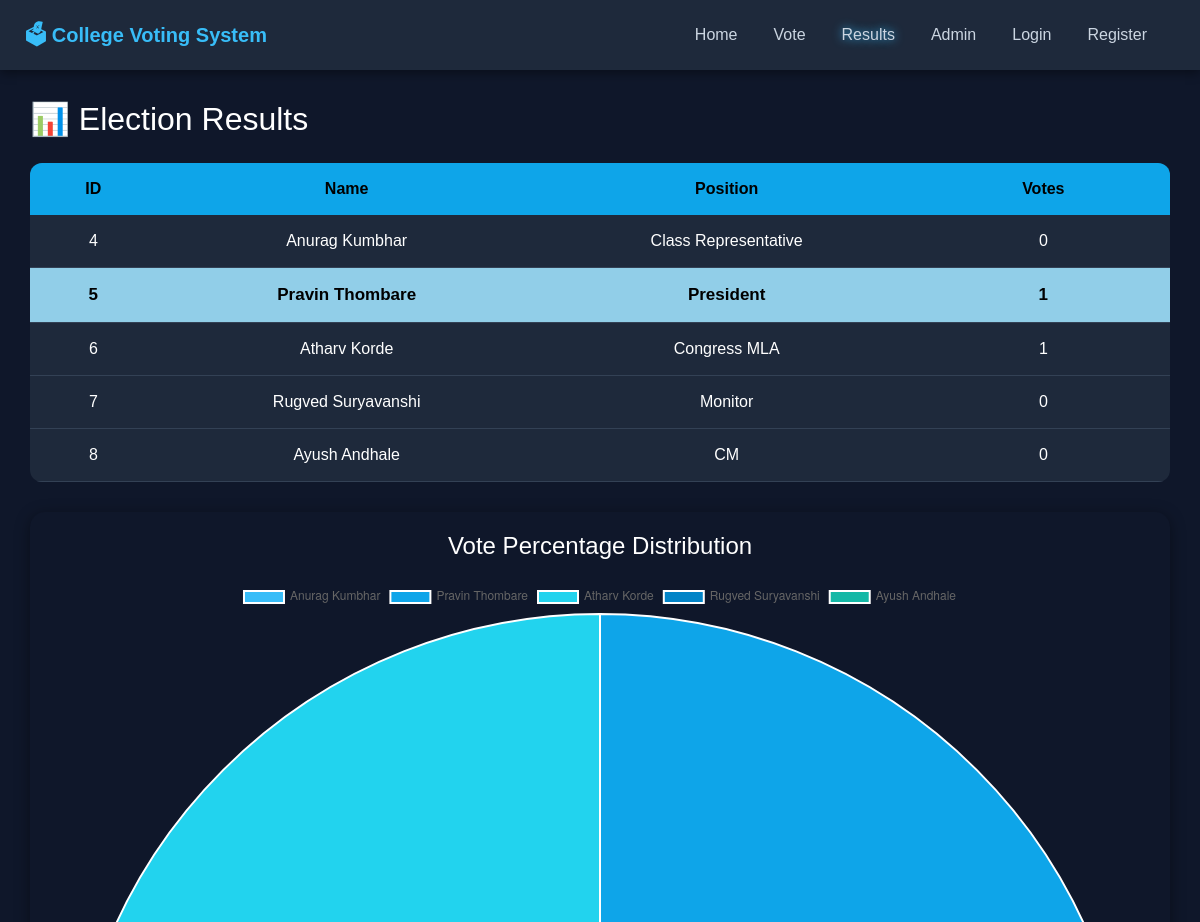
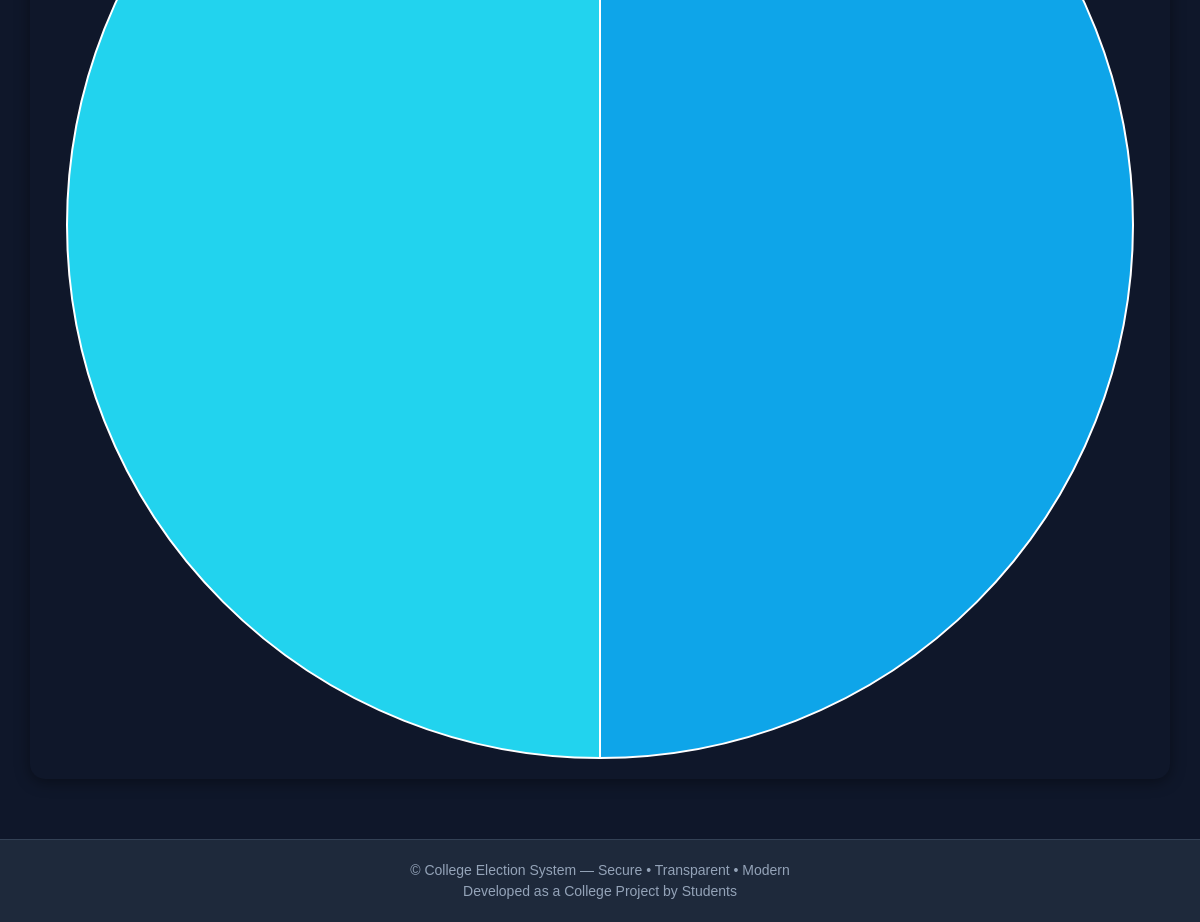
/results_page, run on the app's committed database (2 pictures, top to bottom).
### app.py (models this page shows)
class Candidate(db.Model):
    id = db.Column(db.Integer, primary_key=True)
    name = db.Column(db.String(100))
    position = db.Column(db.String(100))
    votes = db.Column(db.Integer, default=0)

### app.py (the view)
@app.route("/results_page")
def results_page():
    candidates = Candidate.query.all()
    return render_template("results.html", candidates=candidates)

### templates/results.html (shortened to what this page needs)
{% extends "base.html" %}
{% block content %}
<h2 style="animation: fadeIn 1s;">📊 Election Results</h2>
{% if candidates %}
{% set winner = candidates | sort(attribute='votes', reverse=True) | first %}
<table class="results-table">
    <thead>
        <tr>
            <th style="width:10%;">ID</th>
            <th style="width:30%;">Name</th>
            <th style="width:30%;">Position</th>
            <th style="width:20%;">Votes</th>
        </tr>
    </thead>
    <tbody>
        {% for c in candidates %}
        <tr class="{% if c.id == winner.id %}winner{% endif %}">
            <td>{{ c.id }}</td>
            <td>{{ c.name }}</td>
            <td>{{ c.position }}</td>
            <td>{{ c.votes }}</td>
        </tr>
        {% endfor %}
    </tbody>
</table>
<div class="chart-box">
    <h4 style="text-align:center; margin-bottom:20px;">Vote Percentage Distribution</h4>
    <canvas id="pieChart"></canvas>
</div>
{% else %}
<p>No results available.</p>
{% endif %}
<script>
const names = {{ candidates | map(attribute='name') | list | tojson }};
const votes = {{ candidates | map(attribute='votes') | list | tojson }};
new Chart(document.getElementById("pieChart"), {
    type: 'pie',
    data: {
        labels: names,
        datasets: [{
            data: votes,
            backgroundColor: [
                '#38bdf8', '#0ea5e9', '#22d3ee', '#0284c7', '#14b8a6'
            ]
        }]
    }
});
</script>
{% endblock %}

### templates/base.html (shortened to what this page needs)
<!DOCTYPE html>
<html>
<head>
    <link href="https://cdn.jsdelivr.net/npm/bootstrap@5.3.2/dist/css/bootstrap.min.css" rel="stylesheet">
</head>
<body>
<nav class="navbar navbar-expand-lg navbar-custom">
    <a class="navbar-brand" href="/" style="color:#38bdf8 !important; font-weight:bold;">
        🗳 College Voting System
    </a>
    <div class="collapse navbar-collapse">
        <ul class="navbar-nav ms-auto">
            <li class="nav-item">
                <a class="nav-link" href="/" id="nav-home">Home</a>
            </li>
            <li class="nav-item">
                <a class="nav-link" href="/vote_page" id="nav-vote">Vote</a>
            </li>
            <li class="nav-item">
                <a class="nav-link" href="/results_page" id="nav-results">Results</a>
            </li>
            <li class="nav-item">
                <a class="nav-link" href="/admin_login_page">Admin</a>
            </li>
            <li class="nav-item">
                <a class="nav-link" href="/login_page" id="nav-login">Login</a>
            </li>
            <li class="nav-item">
                <a class="nav-link" href="/register_page" id="nav-register">Register</a>
            </li>
        </ul>
    </div>
</nav>
<div class="page-content">
    {% block content %}{% endblock %}
</div>
<div class="footer">
    © {{ year }} College Election System — Secure • Transparent • Modern<br>
    Developed as a College Project by Students
</div>
</body>
</html>

### templates/base.html (style rules this page uses)
body { background: #0f172a; color: white; margin: 0; padding: 0; font-family: Arial, sans-serif; }
.navbar-custom { background: #1e293b; padding: 15px 25px; box-shadow: 0 3px 10px rgba(0,0,0,0.4); }
.navbar-custom a { color: #cbd5e1 !important; font-weight: 500; margin-right: 20px; transition: 0.25s; }
.nav-active { color: #38bdf8 !important; text-shadow: 0 0 10px #38bdf8; }
.page-content { margin: 30px; animation: fadeIn 0.6s ease; }
.footer { margin-top: 60px; padding: 20px; text-align: center; background: #1e293b; color: #94a3b8; font-size: 14px; border-top: 1px solid #334155; }

### templates/results.html (style rules this page uses)
.results-table { width: 100%; border-collapse: collapse; background: #1e293b; color: white; border-radius: 12px; overflow: hidden; margin-top: 25px; }
.results-table th { background: #0ea5e9; color: black; padding: 14px; text-align: center; }
.results-table td { padding: 14px; text-align: center; border-bottom: 1px solid #334155; }
.winner { background: #91cee8 !important; color: black !important; font-weight: bold; font-size: 17px; }
.chart-box { margin-top: 30px; padding: 20px; background: #0f172a; border-radius: 15px; box-shadow: 0 3px 15px rgba(0,0,0,0.4); }

### data on the page
Candidate: id "4", name "Anurag Kumbhar", position "Class Representative", votes "0"
Candidate: id "5", name "Pravin Thombare", position "President", votes "1"
Candidate: id "6", name "Atharv Korde", position "Congress MLA", votes "1"
Candidate: id "7", name "Rugved Suryavanshi", position "Monitor", votes "0"
Candidate: id "8", name "Ayush Andhale", position "CM", votes "0"

### other printed values
chart data {{ candidates | map(attribute='name') | list | tojson }} ["Anurag Kumbhar", "Pravin Thombare", "Atharv Korde", "Rugved Suryavanshi", "Ayush Andhale"]
chart data {{ candidates | map(attribute='votes') | list | tojson }} [0, 1, 1, 0, 0]
